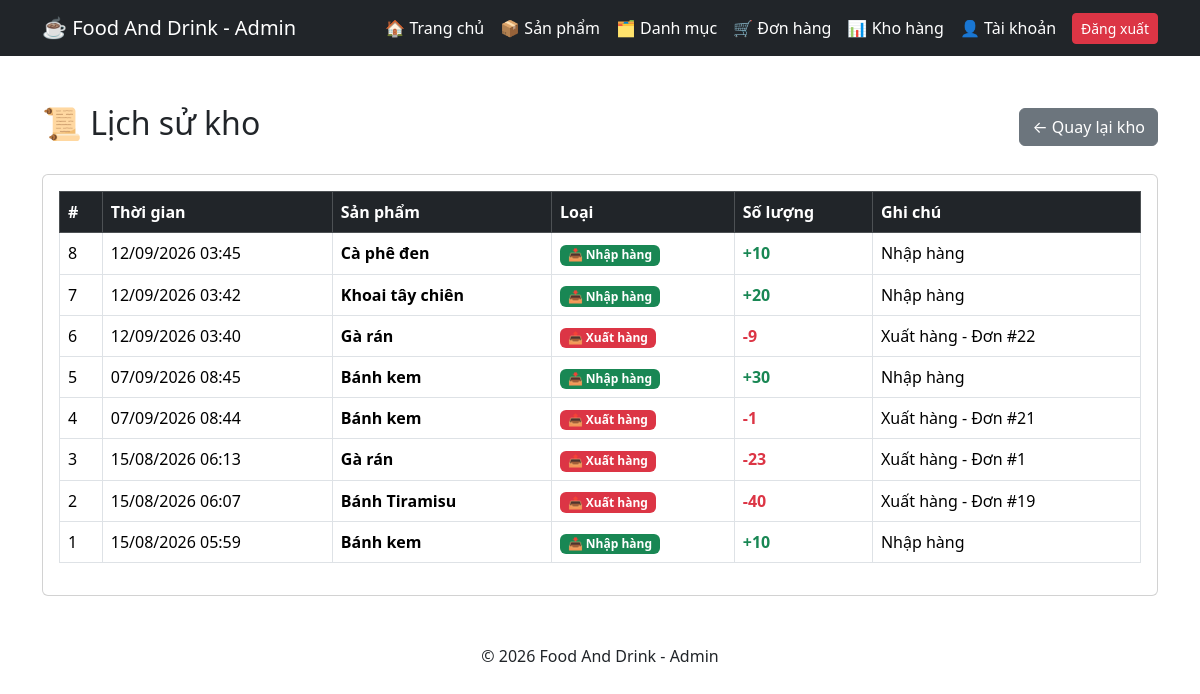
The page /admin/inventory_history.php (signed in) on the database its author committed.
### tables this page shows
CREATE TABLE `inventory_history` (
  `id` int(11) NOT NULL,
  `product_id` int(11) NOT NULL,
  `type` varchar(20) NOT NULL,
  `quantity` int(11) NOT NULL,
  `note` varchar(255) DEFAULT NULL,
  `created_at` timestamp NOT NULL DEFAULT current_timestamp()
);

CREATE TABLE `products` (
  `id` int(11) NOT NULL,
  `category_id` int(11) NOT NULL,
  `name` varchar(150) NOT NULL,
  `description` text DEFAULT NULL,
  `price` decimal(10,2) NOT NULL,
  `quantity` int(11) NOT NULL DEFAULT 0,
  `image` varchar(255) DEFAULT NULL,
  `created_at` timestamp NOT NULL DEFAULT current_timestamp()
);

### admin/inventory_history.php (the view, shortened to what this page needs)
<?php
require_once "header_admin.php";
require_once "../config/database.php";
$sql = "
    SELECT
        h.*,
        p.name AS product_name
    FROM inventory_history h
    LEFT JOIN products p
        ON h.product_id = p.id
    ORDER BY h.id DESC
";
$result = mysqli_query($conn, $sql);
?>
<div class="container mt-5 mb-5">
    <div class="d-flex justify-content-between align-items-center mb-4">
        <h2>
            📜 Lịch sử kho
        </h2>
        <a
            href="inventory.php"
            class="btn btn-secondary"
        >
            ← Quay lại kho
        </a>
    </div>
    <div class="card">
        <div class="card-body">
            <div class="table-responsive">
                <table
                    class="table table-bordered table-hover align-middle"
                >
                    <thead class="table-dark">
                        <tr>
                            <th>
                                #
                            </th>
                            <th>
                                Thời gian
                            </th>
                            <th>
                                Sản phẩm
                            </th>
                            <th>
                                Loại
                            </th>
                            <th>
                                Số lượng
                            </th>
                            <th>
                                Ghi chú
                            </th>
                        </tr>
                    </thead>
                    <tbody>
                    <?php
                    if (
                        $result &&
                        mysqli_num_rows($result) > 0
                    ) {
                        while (
                            $history =
                            mysqli_fetch_assoc($result)
                        ) {
                    ?>
                        <tr>
                            <td>
                                <?php
                                echo $history['id'];
                                ?>
                            </td>
                            <td>
                                <?php
                                echo date(
                                    'd/m/Y H:i',
                                    strtotime(
                                        $history['created_at']
                                    )
                                );
                                ?>
                            </td>
                            <td>
                                <strong>
                                    <?php
                                    echo htmlspecialchars(
                                        $history['product_name']
                                        ?? 'Sản phẩm đã xóa'
                                    );
                                    ?>
                                </strong>
                            </td>
                            <td>
                                <?php
                                if (
                                    $history['type']
                                    == 'import'
                                ) {
                                    echo '
                                    <span class="badge bg-success">
                                        📥 Nhập hàng
                                    </span>';
                                } elseif (
                                    $history['type']
                                    == 'export'
                                ) {
                                    echo '
                                    <span class="badge bg-danger">
                                        📤 Xuất hàng
                                    </span>';
                                } elseif (
                                    $history['type']
                                    == 'adjustment'
                                ) {
                                    echo '
                                    <span class="badge bg-warning text-dark">
                                        ✏️ Điều chỉnh
                                    </span>';
                                } else {
                                    echo '
                                    <span class="badge bg-secondary">
                                        Khác
                                    </span>';
                                }
                                ?>
                            </td>
                            <td>
                                <?php
                                if (
                                    $history['type']
                                    == 'import'
                                ) {
                                    echo '
                                    <span class="text-success fw-bold">
                                        +'
                                        . $history['quantity'] .
                                    '</span>';
                                } elseif (
                                    $history['type']
                                    == 'export'
                                ) {
                                    echo '
                                    <span class="text-danger fw-bold">
                                        -'
                                        . $history['quantity'] .
                                    '</span>';
                                } else {
                                    echo '
                                    <span class="fw-bold">
                                        '
                                        . $history['quantity'] .
                                    '</span>';
                                }
                                ?>
                            </td>
                            <td>
                                <?php
                                echo htmlspecialchars(
                                    $history['note']
                                    ?? ''
                                );
                                ?>
                            </td>
                        </tr>
                    <?php
                        }
                    } ?>
                    </tbody>
                </table>
            </div>
        </div>
    </div>
</div>
<footer class="text-center mt-5 mb-4">
    © 2026 Food And Drink - Admin
</footer>

### rows shown on the page
inventory_history: id "8", created_at "12/09/2026 03:45", product.name "Cà phê đen", type "📥 Nhập hàng", quantity "10", note "Nhập hàng"
inventory_history: id "7", created_at "12/09/2026 03:42", product.name "Khoai tây chiên", type "📥 Nhập hàng", quantity "20", note "Nhập hàng"
inventory_history: id "6", created_at "12/09/2026 03:40", product.name "Gà rán", type "📤 Xuất hàng", quantity "9", note "Xuất hàng - Đơn #22"
inventory_history: id "5", created_at "07/09/2026 08:45", product.name "Bánh kem", type "📥 Nhập hàng", quantity "30", note "Nhập hàng"
inventory_history: id "4", created_at "07/09/2026 08:44", product.name "Bánh kem", type "📤 Xuất hàng", quantity "1", note "Xuất hàng - Đơn #21"
inventory_history: id "3", created_at "15/08/2026 06:13", product.name "Gà rán", type "📤 Xuất hàng", quantity "23", note "Xuất hàng - Đơn #1"
inventory_history: id "2", created_at "15/08/2026 06:07", product.name "Bánh Tiramisu", type "📤 Xuất hàng", quantity "40", note "Xuất hàng - Đơn #19"
inventory_history: id "1", created_at "15/08/2026 05:59", product.name "Bánh kem", type "📥 Nhập hàng", quantity "10", note "Nhập hàng"
